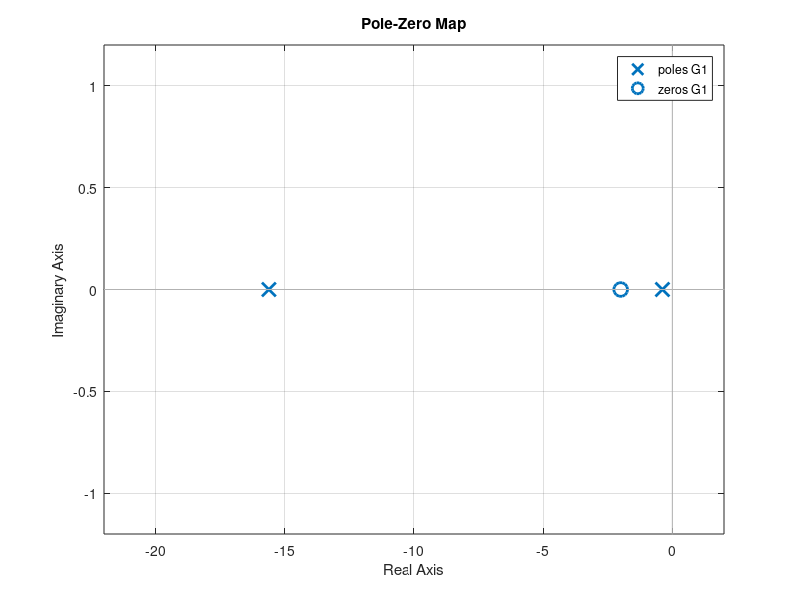
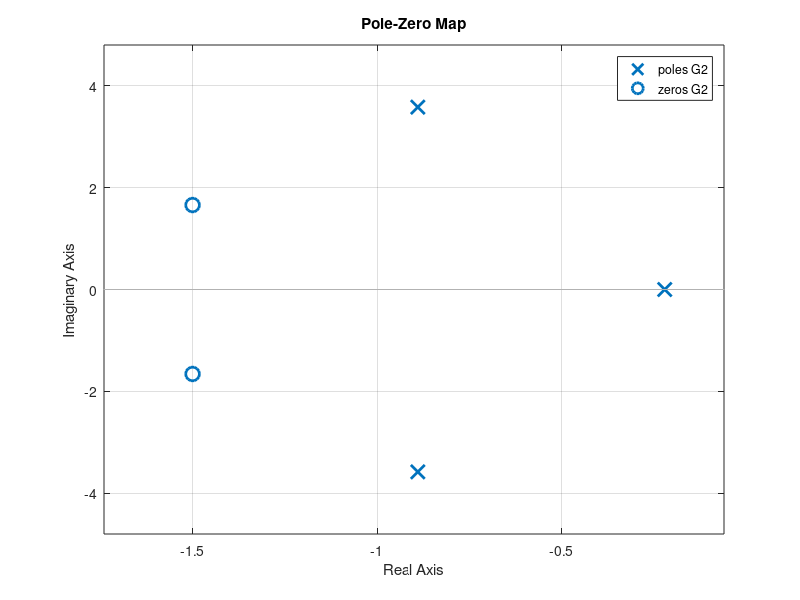

Write the MATLAB code that produced these figures, in order.
o1 = [1, 2];
u1 = [1, 16, 6];
o2 = [1, 3, 5];
u2 = [1, 2, 14, 3];
G1 = tf(o1, u1);
G2 = tf(o2, u2);

disp("Poles/Zeros map of G1")
figure(1)
pzmap(G1)
grid on
disp("Zeros:")
roots(o1)
disp("Poles:")
roots(u1)

disp("Poles/Zeros map of G2")
figure(2)
pzmap(G2)
grid on
disp("Zeros:")
roots(o2)
disp("Poles:")
roots(u2)
